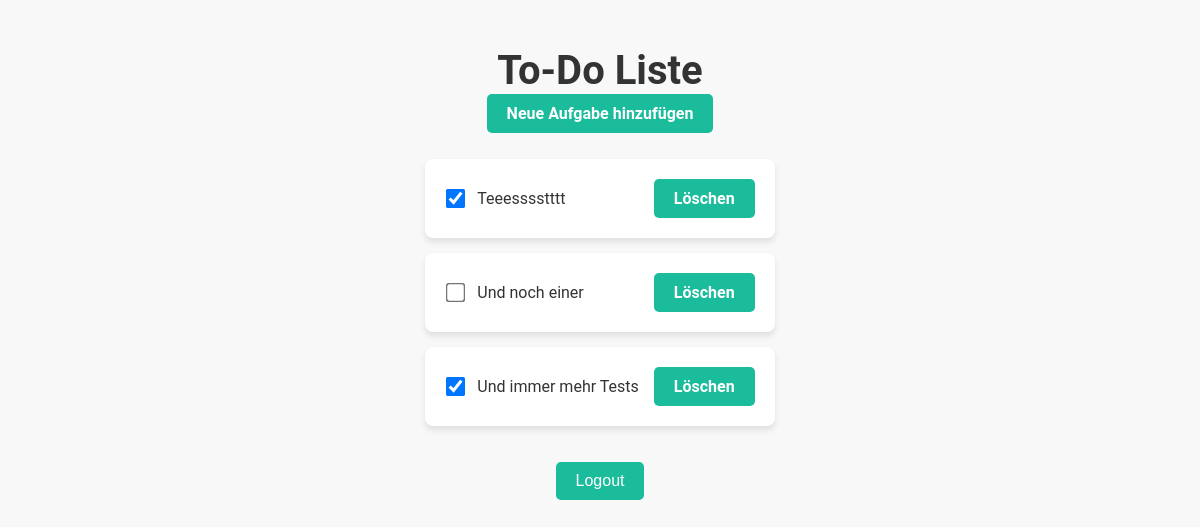
The page / (signed in) on the database as committed earlier.
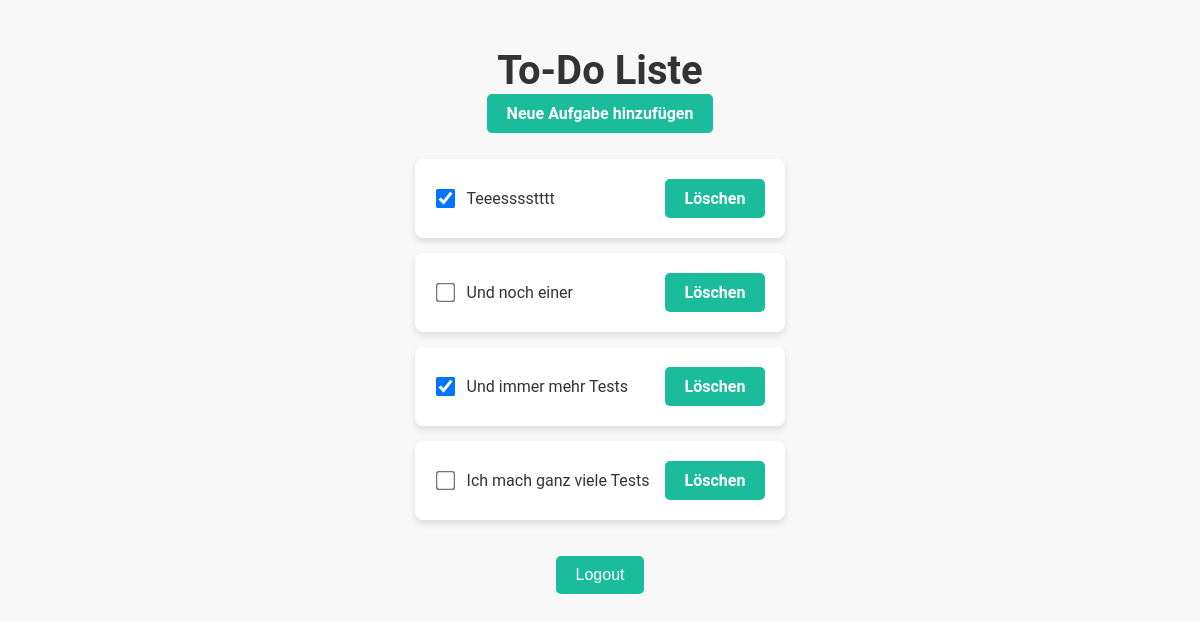
The same page on the database as committed later.
### todo/models.py (models this page shows, shortened)
class Task(models.Model):
    title = models.CharField(max_length=100)
    completed = models.BooleanField(default=False)
    user = models.ForeignKey(User, on_delete=models.CASCADE)

### todo/views.py (the view)
# urls.py: path('', views.task_list, name='task_list'),
@login_required
def task_list(request):
    tasks = Task.objects.filter(user=request.user)
    return render(request, 'todo/task_list.html', {'tasks': tasks})

### todo/templates/todo/task_list.html (shortened to what this page needs)
<!DOCTYPE html>
<html>
<head>
    {% load static %}
    <link rel="stylesheet" type="text/css" href="{% static 'todo/styles.css' %}">
</head>
<body>
    <header>
        <h1>To-Do Liste</h1>
        <a class="add-task-btn" href="{% url 'add_task' %}">Neue Aufgabe hinzufügen</a>
    </header>
    <main>
        <ul>
            {% for task in tasks %}
                <li>
                    <form method="post" action="{% url 'update_task' task.id %}">
                        <label>
                            <input type="checkbox" name="completed" {% if task.completed %}checked{% endif %} onChange="this.form.submit()">
                            {{ task.title }}
                        </label>
                    </form>
                    <a class="delete-task-btn" href="{% url 'delete_task' task.id %}">Löschen</a>
                </li>
            {% endfor %}
        </ul>
    </main>
    <footer>
        <form method="post" action="{% url 'logout' %}">
            <button type="submit" class="logout-btn">Logout</button>
        </form>
    </footer>
</body>
</html>

### todo/static/todo/styles.css (style rules this page uses)
body { font-family: 'Roboto', sans-serif; background-color: #f8f8f8; color: #333; margin: 0; padding: 20px; display: flex; flex-direction: column; align-items: center; }
header { width: 100%; max-width: 800px; text-align: center; position: relative; margin-bottom: 20px; }
h1 { color: #333; font-size: 2.5em; margin-bottom: 10px; }
a.add-task-btn { text-decoration: none; color: #fff; background-color: #1abc9c; padding: 10px 20px; border-radius: 5px; font-weight: bold; transition: background-color 0.3s ease, transform 0.2s ease-in-out; margin: 10px 0; }
button.logout-btn { padding: 10px 20px; border: none; border-radius: 5px; background-color: #1abc9c; color: #fff; cursor: pointer; font-size: 16px; transition: background-color 0.3s ease, transform 0.2s ease-in-out; }
ul { list-style-type: none; padding: 0; width: 100%; max-width: 800px; }
li { background-color: #fff; padding: 20px; margin-bottom: 15px; border-radius: 8px; display: flex; justify-content: space-between; align-items: center; box-shadow: 0px 4px 6px rgba(0, 0, 0, 0.1); transition: transform 0.2s ease-in-out; }
label { display: flex; align-items: center; flex-grow: 1; }
input[type="checkbox"] { margin-right: 15px; transform: scale(1.5); }
a.delete-task-btn { text-decoration: none; color: #fff; background-color: #1abc9c; padding: 10px 20px; border-radius: 5px; font-weight: bold; transition: background-color 0.3s ease, transform 0.2s ease-in-out; margin-left: 15px; }
footer { margin-top: 20px; text-align: center; width: 100%; max-width: 800px; }

Rows that differ between the two databases and show on the page:
added Task: title "Ich mach ganz viele Tests"
